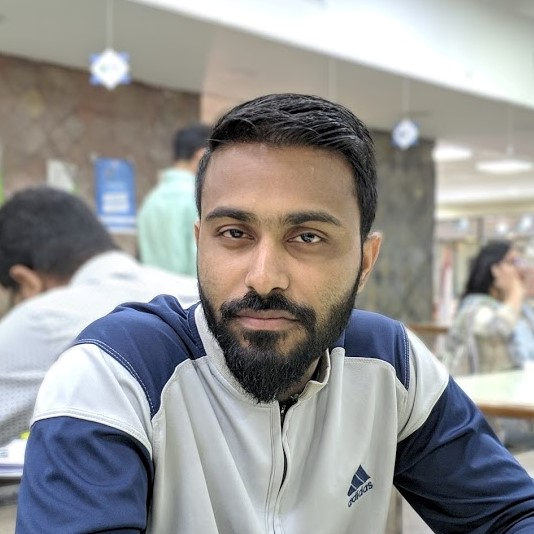
#> input picture images/nur.jpg, 534 x 534 px
$ jupyter execute --allow-errors imgprocess_dataloader.ipynb   (shell and % lines are left out)
#> lines starting #> are read from the running program, lines starting #| are printed output that depends on the picture
# Processing und Downsampling

[cell 1]
import cv2
import numpy as np
from matplotlib import pyplot as plt
import sklearn.cluster as sk
from PIL import Image
from torchvision import transforms

[cell 2]
def displayimage(imgarr, r=1, c=3):
    plt.figure(figsize=(18,32))
    count = 1
    for i in range(1,r+1):
        for j in range(1,c+1):
            plt.subplot(r,c,count)
            plt.imshow(imgarr[count-1])
            count += 1
    plt.show()

[cell 3]
img = cv2.cvtColor(cv2.imread('images/nur.jpg'), cv2.COLOR_BGR2RGB)
#> (the rest of this cell did not finish here and is left out)

[cell 4]
imgarray = []
#> (the rest of this cell did not finish here and is left out)

#> (a cell that did not finish here is left out)

#> (a cell that did not finish here is left out)

[cell 7]
plt.figure(figsize=(18,16))
imgarray = []
#> (the rest of this cell did not finish here and is left out)

[cell 8]
import math

image = cv2.cvtColor(cv2.imread('images/abr.jpg'), cv2.COLOR_BGR2RGB)
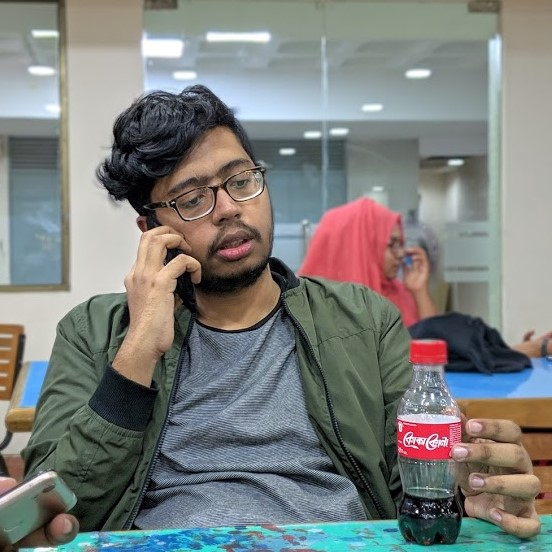
#> input picture images/abr.jpg, 552 x 552 px
print(image[0])
#> (printed output is left out)

def roundup(x,div=10):
    return int(math.ceil(x / div)) * div

h = image.shape[0]
#> h = 552
w = image.shape[1]
#> w = 552
c = image.shape[2]
#> c = 3
for y in range(0, h):
    for x in range(0, w):
        for z in range(0, c):
            image[y, x, z] = roundup(image[y, x, z],70)
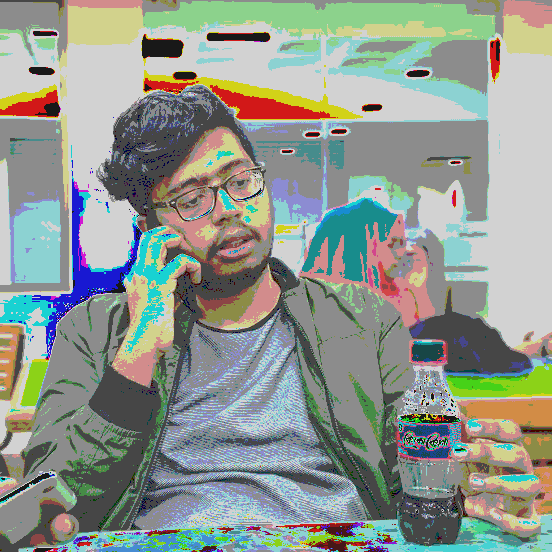
#> image: shape (552, 552, 3); mean R, G, B 144, 152.3, 144

print(image[0])
#> (printed output is left out)
plt.figure(figsize=(16,8))
plt.subplot(122),plt.imshow(image),plt.title('Thresholded')
